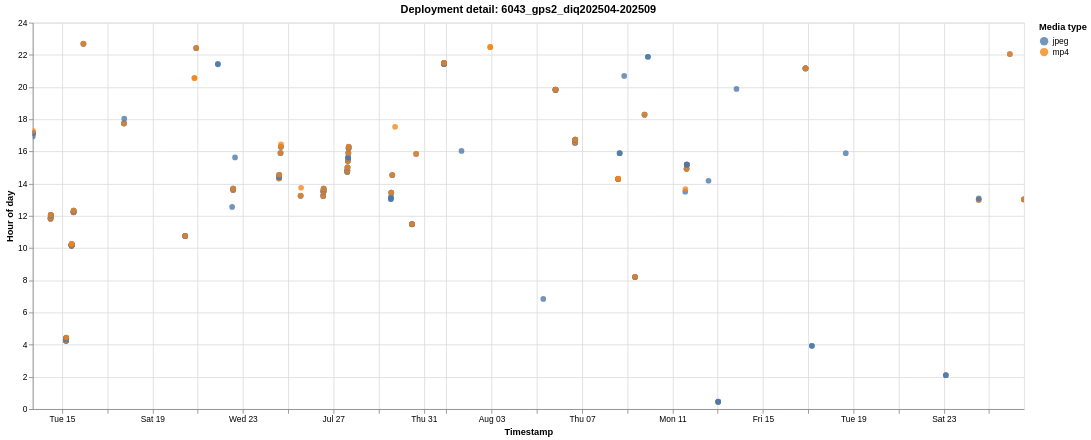

Write a Vega-Lite specification for this figure.
### Vega-Lite specification from a JSON file in a GitHub repository (floating-point values rounded to 4 significant figures; data arrays with more than 128 entries replaced by an {"elided": "..."} marker saying what was removed)
{"$schema": "https://vega.github.io/schema/vega-lite/v6.1.0.json", "config": {"view": {"continuousHeight": 300, "continuousWidth": 300}}, "data": {"name": "data-90c6ca0f59342bdad5084f3fd5e0513b"}, "datasets": {"data-90c6ca0f59342bdad5084f3fd5e0513b": {"elided": "291 records"}}, "encoding": {"color": {"field": "media_type", "scale": {"scheme": "tableau10"}, "title": "Media type", "type": "nominal"}, "shape": {"field": "media_type", "title": "Media type", "type": "nominal"}, "tooltip": [{"field": "deployment", "title": "Deployment", "type": "nominal"}, {"field": "timestamp", "format": "%Y-%m-%d %H:%M:%S", "title": "Timestamp", "type": "temporal"}, {"field": "hour_of_day", "format": ".2f", "title": "Hour of day", "type": "quantitative"}, {"field": "media_type", "title": "Media type", "type": "nominal"}], "x": {"field": "timestamp", "title": "Timestamp", "type": "temporal"}, "y": {"field": "hour_of_day", "scale": {"domain": [0, 24]}, "title": "Hour of day", "type": "quantitative"}}, "height": 460, "mark": {"opacity": 0.78, "size": 46, "type": "circle"}, "params": [{"bind": "scales", "name": "param_1e9efca18e7a2868", "select": {"encodings": ["x", "y"], "type": "interval"}}], "title": "Deployment detail: 6043_gps2_diq202504-202509", "width": 1180}
